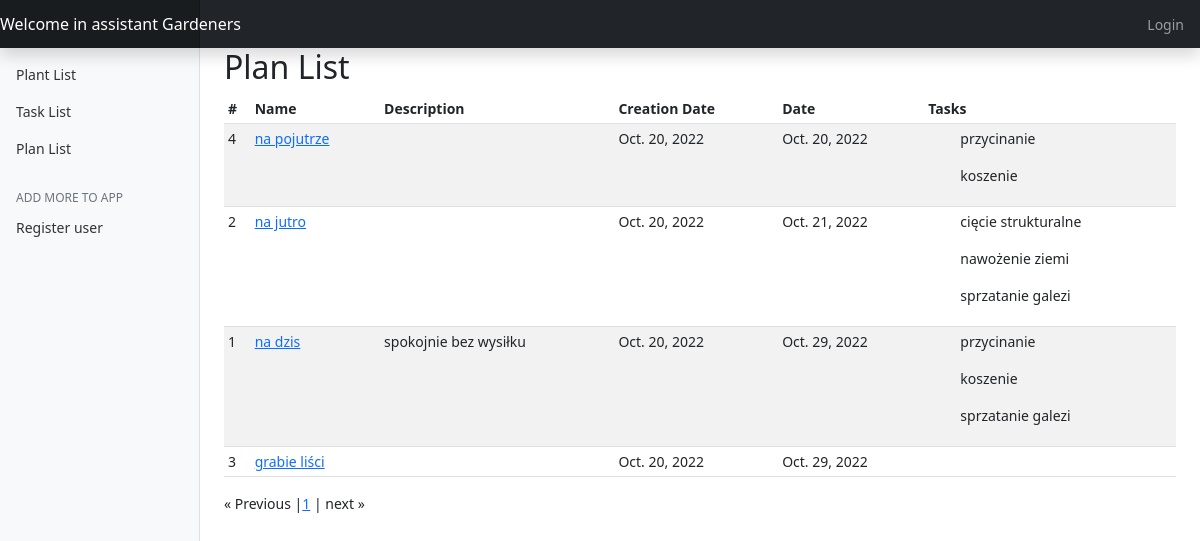
Page /plan_list on the committed database.
### garden_app/models.py (models this page shows, shortened)
class PlanOfWork(models.Model):
    name = models.CharField(max_length=60)
    description = models.TextField(blank=True, null=True)
    created = models.DateField(auto_now=True)
    date = models.DateField(default=date.today)

class Task(models.Model):
    name = models.CharField(max_length=60)
    description = models.TextField(blank=True, null=True)
    plant = models.ForeignKey(Plant, default=None, null=True, blank=True, on_delete=models.CASCADE)
    plan = models.ManyToManyField(PlanOfWork, blank=True)

### garden_app/views.py (the view)
# urls.py: path("plan_list", views.PlanOfWorkListView.as_view(), name="plan_list"),
class PlanOfWorkListView(View):
    def get(self, request):
        plan_list = PlanOfWork.objects.all().order_by("date")
        paginator = Paginator(plan_list, 10)
        page = request.GET.get('page')
        plans = paginator.get_page(page)
        return render(request, "plan_list.html", {"plans": plans})

### templates/plan_list.html (shortened to what this page needs)
{% extends 'base.html' %}
{% load static %}
{% block table %}
    <main role="main" class="col-md-9 ml-sm-auto col-lg-10 px-4">
    <h2>Plan List</h2>
      <div class="table-responsive">
        <table class="table table-striped table-sm">
          <thead>
            <tr>
              <th>#</th>
              <th>Name</th>
              <th>Description</th>
                <th>Creation Date</th>
                <th>Date</th>
                <th>Tasks</th>
            </tr>
          </thead>
          <tbody>
          {% for plan in plans %}
            <tr>
              <td>{{ plan.id }}</td>
                <td><a href="/plan_view/{{ plan.id }}" class="">{{ plan.name }}</a></td>
              <td>{{ plan.description }}</td>
              <td>{{ plan.created }}</td>
              <td>{{ plan.date }}</td>
            <td>
                <div>
              {% for task in plan.task_set.all %}
                <ol>
                    {{ task.name }}
                </ol>
                    {% endfor %}
                </div>
            </td>
            </tr>
          {% endfor %}
          </tbody>
        </table>
  </div>
  <div class="dashboard-menu">
    <span class="step-links">
        {% if plans.has_previous %}
            <a href="?page=1">&laquo; First page </a>
            <a href="?page={{ plans.previous_page_number }}">&laquo; Previous</a>
            {% elif plans.has_previous == False %}
                        &laquo; Previous
        {% endif %}
        <span class="color-header text-uppercase">
        {% for page in plans.paginator.page_range %}
        |<a href="?page={{ page }}">{{ page }}</a>
        {% endfor %}|
        </span>
        {% if plans.has_next %}
            <a href="?page={{ plans.next_page_number }}">Next &raquo;</a>
        {% elif plans.has_next == False %}
        next &raquo;
        {% endif %}
    </span>
  </div>
    </main>
{% endblock %}}

### rows in the picture
PlanOfWork: id "4", name "na pojutrze", created "Oct. 20, 2022", date "Oct. 20, 2022"
Task: name "przycinanie"
Task: name "koszenie"
PlanOfWork: id "2", name "na jutro", created "Oct. 20, 2022", date "Oct. 21, 2022"
Task: name "cięcie strukturalne"
Task: name "nawożenie ziemi"
Task: name "sprzatanie galezi"
PlanOfWork: id "1", name "na dzis", description "spokojnie bez wysiłku", created "Oct. 20, 2022", date "Oct. 29, 2022"
PlanOfWork: id "3", name "grabie liści", created "Oct. 20, 2022", date "Oct. 29, 2022"

### other values in the picture
{{ page }} "1"
